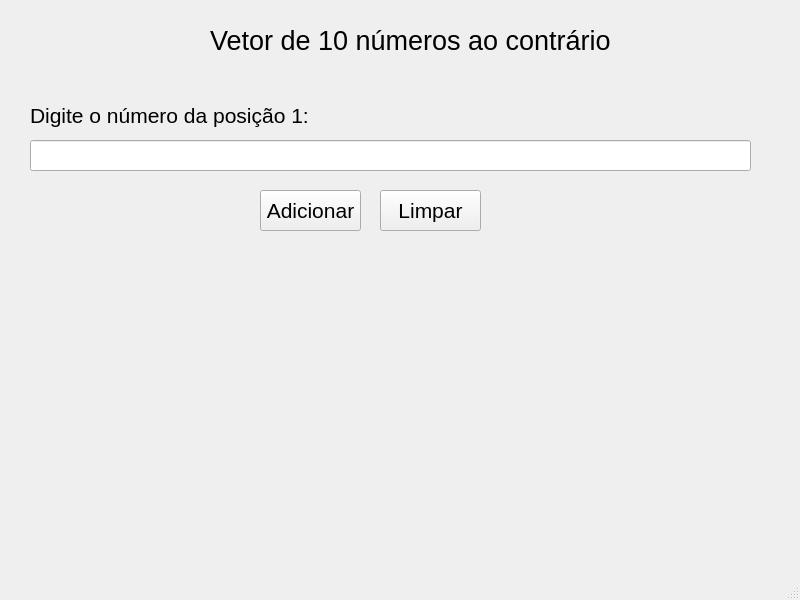
<?xml version="1.0" encoding="UTF-8"?>
<ui version="4.0">
 <class>MainWindow</class>
 <widget class="QMainWindow" name="MainWindow">
  <property name="geometry">
   <rect>
    <x>0</x>
    <y>0</y>
    <width>800</width>
    <height>600</height>
   </rect>
  </property>
  <property name="windowTitle">
   <string>MainWindow</string>
  </property>
  <widget class="QWidget" name="centralwidget">
   <widget class="QLabel" name="label">
    <property name="geometry">
     <rect>
      <x>210</x>
      <y>20</y>
      <width>411</width>
      <height>41</height>
     </rect>
    </property>
    <property name="font">
     <font>
      <pointsize>20</pointsize>
     </font>
    </property>
    <property name="text">
     <string>Vetor de 10 números ao contrário</string>
    </property>
   </widget>
   <widget class="QLabel" name="label_2">
    <property name="geometry">
     <rect>
      <x>30</x>
      <y>100</y>
      <width>291</width>
      <height>31</height>
     </rect>
    </property>
    <property name="font">
     <font>
      <pointsize>16</pointsize>
     </font>
    </property>
    <property name="text">
     <string>Digite o número da posição 1:</string>
    </property>
   </widget>
   <widget class="QLineEdit" name="lineEdit">
    <property name="geometry">
     <rect>
      <x>30</x>
      <y>140</y>
      <width>721</width>
      <height>31</height>
     </rect>
    </property>
    <property name="font">
     <font>
      <pointsize>16</pointsize>
     </font>
    </property>
   </widget>
   <widget class="QLabel" name="label_res">
    <property name="geometry">
     <rect>
      <x>30</x>
      <y>240</y>
      <width>721</width>
      <height>261</height>
     </rect>
    </property>
    <property name="font">
     <font>
      <pointsize>16</pointsize>
     </font>
    </property>
    <property name="text">
     <string/>
    </property>
    <property name="alignment">
     <set>Qt::AlignCenter</set>
    </property>
    <property name="wordWrap">
     <bool>true</bool>
    </property>
   </widget>
   <widget class="QPushButton" name="pushButton">
    <property name="geometry">
     <rect>
      <x>260</x>
      <y>190</y>
      <width>101</width>
      <height>41</height>
     </rect>
    </property>
    <property name="font">
     <font>
      <pointsize>16</pointsize>
     </font>
    </property>
    <property name="text">
     <string>Adicionar</string>
    </property>
   </widget>
   <widget class="QPushButton" name="pushButton_2">
    <property name="geometry">
     <rect>
      <x>380</x>
      <y>190</y>
      <width>101</width>
      <height>41</height>
     </rect>
    </property>
    <property name="font">
     <font>
      <pointsize>16</pointsize>
     </font>
    </property>
    <property name="text">
     <string>Limpar</string>
    </property>
   </widget>
  </widget>
  <widget class="QMenuBar" name="menubar">
   <property name="geometry">
    <rect>
     <x>0</x>
     <y>0</y>
     <width>800</width>
     <height>21</height>
    </rect>
   </property>
  </widget>
  <widget class="QStatusBar" name="statusbar"/>
 </widget>
 <resources/>
 <connections/>
</ui>
